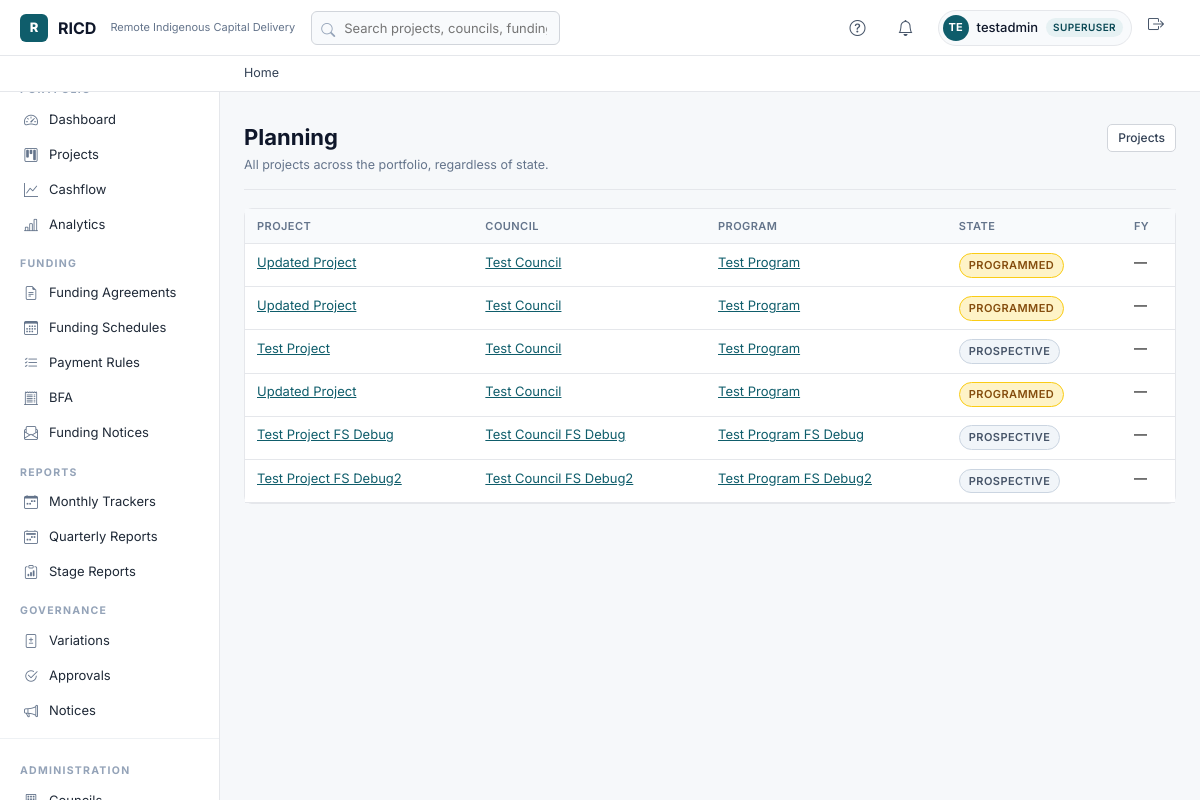
Screenshot of /planning/ (signed in) with the database file from the repository.
### apps/core/models/projects_models.py (models this page shows, shortened)
class Project(models.Model):
    class Type(models.TextChoices):
        DWELLING = 'DWELLING', 'Dwelling'
        LAND = 'LAND', 'Land'
    class State(models.TextChoices):
        PROSPECTIVE = 'PROS', 'Prospective'
        PROGRAMMED = 'PROG', 'Programmed'
        FUNDED = 'FUND', 'Funded'
        COMMENCED = 'COMM', 'Commenced'
        UNDER_CONSTRUCTION = 'UC', 'Under Construction'
        COMPLETED = 'COMP', 'Completed'
    class DwellingStatus(models.TextChoices):
        PROSPECTIVE = 'PROS', 'Prospective'
        PROGRAMMED = 'PROG', 'Programmed'
        FUNDED = 'FUND', 'Funded'
        COMMENCED = 'COMM', 'Commenced'
        WORKS_UNDERWAY = 'WU', 'Works Underway'
        COMPLETED = 'COMP', 'Completed'
    class StatusFlag(models.TextChoices):
        ON_TRACK = 'ON', 'On track'
        LATE = 'LA', 'Late'
        OVERDUE = 'OV', 'Overdue'
    council = models.ForeignKey('Council', related_name='projects', on_delete=models.CASCADE, db_index=True)
    program = models.ForeignKey('Program', related_name='projects', on_delete=models.CASCADE, db_index=True)
    project_type = models.CharField(max_length=10, choices=Type.choices, default=Type.DWELLING, db_index=True)
    name = models.CharField(max_length=255, db_index=True)
    funding_schedule = models.ForeignKey(
        'FundingSchedule',
        related_name='projects',
        on_delete=models.SET_NULL,
        null=True,
        blank=True,
        help_text="Funding schedule linked to this project"
    )
    financial_year = models.CharField(
        max_length=9,
        choices=FINANCIAL_YEAR_CHOICES,
        default='',
        blank=True,
        help_text="Expected financial year for funding (add later when funding confirmed)"
    )
    start_date = models.DateField(null=True, blank=True)
    funding_approval_date = models.DateField(null=True, blank=True, help_text="Date funding was approved")
    stage1_target_date = models.DateField(null=True, blank=True)
    stage2_target_date = models.DateField(null=True, blank=True)
    stage1_sunset_date = models.DateField(null=True, blank=True)
    stage2_sunset_date = models.DateField(null=True, blank=True)
    state = models.CharField(max_length=4, choices=State.choices, default=State.PROSPECTIVE, db_index=True)
    dwelling_status = models.CharField(
        max_length=4,
        choices=DwellingStatus.choices,
        default=None,
        null=True,
        blank=True,
        db_index=True
    )
    status_flag = models.CharField(max_length=2, choices=StatusFlag.choices, default=StatusFlag.ON_TRACK, db_index=True)
    land_parcels = models.ManyToManyField('LandTenure', related_name='projects', blank=True)
    parent_land_project = models.ForeignKey(
        'self',
        related_name='child_dwellings',
        on_delete=models.SET_NULL,
        null=True,
        blank=True,
        help_text="Link to parent LAND project this dwelling is built on (DWELLING only)"
    )
    development_application = models.ForeignKey(
        'DevelopmentApplication',
        related_name='primary_project',
        on_delete=models.SET_NULL,
        null=True,
        blank=True,
        help_text="Development application for land projects"
    )
    infra_water_assessment = models.TextField(
        blank=True,
        help_text="Is there sufficient water infrastructure? What is the connection capacity?"
    )
    infra_electricity_assessment = models.TextField(
        blank=True,
        help_text="Is there sufficient electricity infrastructure? What is the transformer capacity?"
    )
    infra_sewerage_assessment = models.TextField(
        blank=True,
        help_text="Is there sufficient sewerage infrastructure? What is the treatment capacity?"
    )
    infra_comments = models.TextField(blank=True)
    stage1_item_group = models.ForeignKey(
        'StageItemGroup',
        related_name='stage1_projects',
        on_delete=models.SET_NULL,
        null=True,
        blank=True,
        help_text="Template group of Stage 1 items for this project's stage report",
    )
    stage2_item_group = models.ForeignKey(
        'StageItemGroup',
        related_name='stage2_projects',
        on_delete=models.SET_NULL,
        null=True,
        blank=True,
        help_text="Template group of Stage 2 items for this project's stage report",
    )
    lease_signed_date = models.DateField(null=True, blank=True, help_text="Date lease was signed (only for non-registered housing providers)")
    principal_officer = models.ForeignKey(
        'auth.User',
        related_name='principal_projects',
        on_delete=models.SET_NULL,
        null=True,
        blank=True,
        help_text="RICD Principal Officer responsible for this project"
    )
    senior_officer = models.ForeignKey(
        'auth.User',
        related_name='senior_projects',
        on_delete=models.SET_NULL,
        null=True,
        blank=True,
        help_text="RICD Senior Officer with carriage of this project"
    )
    completion_date = models.DateField(null=True, blank=True)
    handover_checklist_link = models.URLField(blank=True)
    warranty_end_date = models.DateField(null=True, blank=True)
    created_at = models.DateTimeField(auto_now_add=True)
    updated_at = models.DateTimeField(auto_now=True)

### apps/core/models/councils_models.py (models this page shows, shortened)
class Council(models.Model):
    name = models.CharField(max_length=255, db_index=True)
    region = models.CharField(max_length=255, blank=True, db_index=True)
    state_electorate = models.CharField(max_length=100, blank=True, help_text="State Electorate (legacy free text)")
    federal_electorate = models.CharField(max_length=100, blank=True, help_text="Federal Electorate (legacy free text)")
    state_electorate_link = models.ForeignKey(
        'StateElectorate', related_name='councils',
        on_delete=models.SET_NULL, null=True, blank=True,
        help_text="State Electorate (linked)"
    )
    federal_electorate_link = models.ForeignKey(
        'FederalElectorate', related_name='councils',
        on_delete=models.SET_NULL, null=True, blank=True,
        help_text="Federal Electorate (linked)"
    )
    contact_email = models.EmailField(blank=True)
    contact_phone = models.CharField(max_length=50, blank=True)
    is_registered_housing_provider = models.BooleanField(default=False, db_index=True)
    default_principal_officer = models.ForeignKey(
        'auth.User',
        related_name='default_principal_councils',
        on_delete=models.SET_NULL,
        null=True,
        blank=True,
        help_text="Default Principal Officer applied to new projects for this council"
    )
    default_senior_officer = models.ForeignKey(
        'auth.User',
        related_name='default_senior_councils',
        on_delete=models.SET_NULL,
        null=True,
        blank=True,
        help_text="Default Senior Officer applied to new projects for this council"
    )
    rcpa_contact_name = models.CharField(max_length=255, blank=True, help_text="RCPA contact name")
    rcpa_contact_phone = models.CharField(max_length=50, blank=True, help_text="RCPA contact phone")
    rcpa_contact_email = models.EmailField(blank=True, help_text="RCPA contact email")
    created_at = models.DateTimeField(auto_now_add=True)
    updated_at = models.DateTimeField(auto_now=True)

### apps/core/models/programs_models.py (models this page shows, shortened)
class Program(models.Model):
    class FundingSource(models.TextChoices):
        COMMONWEALTH = 'COMMONWEALTH', 'Commonwealth Government'
        STATE = 'STATE', 'State Budget'
        COMMONWEALTH_STATE = 'COMMONWEALTH_STATE', 'Commonwealth & State Joint'
        OTHER = 'OTHER', 'Other'
    name = models.CharField(max_length=255, db_index=True)
    funding_source = models.CharField(max_length=20, choices=FundingSource.choices, blank=True, db_index=True)
    funding_source_other = models.CharField(max_length=255, blank=True, help_text="If 'Other' is selected")
    budget = models.DecimalField(max_digits=14, decimal_places=2, default=0, help_text="Total budget (use budgets below for year-specific)")
    gl_code = models.CharField(max_length=100, blank=True, db_index=True)
    business_case_reference = models.CharField(max_length=100, blank=True)
    description = models.TextField(blank=True)
    is_active = models.BooleanField(default=True, db_index=True)
    created_at = models.DateTimeField(auto_now_add=True)
    updated_at = models.DateTimeField(auto_now=True)

### apps/ui/views/planning_views.py (the view)
# urls.py: path('planning/', views.planning_views.planning_list, name='planning_list'),
@login_required
def planning_list(request):
    plans = Project.objects.select_related('council', 'program').all()
    return render(request, 'planning/planning_list.html', {'projects': plans})

### apps/core/context_processors.py (called while the page is built)
def ricd_user_context(request):
    if not request.user.is_authenticated:
        return {'is_fnc': False, 'is_council': False, 'is_manager': False, 'user_role_display': ''}
    role = getattr(getattr(request.user, 'profile', None), 'officer_role', None)
    is_council = role in COUNCIL_ROLES
    is_fnc = (role is not None and not is_council) or request.user.is_superuser
    is_manager = role in MANAGER_ROLES or request.user.is_superuser
    return {
        'user_role': role or '',
        'is_fnc': is_fnc,
        'is_council': is_council,
        'is_manager': is_manager,
        'user_role_display': ROLE_DISPLAY.get(role, '') if role else ('Superuser' if request.user.is_superuser else ''),
    }

### templates/planning/planning_list.html (shortened to what this page needs)
{% extends "base.html" %}
{% block content %}
<div class="pg-head">
  <div>
    <h1>Planning</h1>
    <div class="meta">All projects across the portfolio, regardless of state.</div>
  </div>
  <div class="actions">
    <a href="{% url 'ui:projects_list' %}" class="btn btn-outline-secondary btn-sm">Projects</a>
  </div>
</div>
<div class="card"><div class="card-body p-0">
<table class="table table-hover mb-0">
  <thead class="table-light">
    <tr><th>Project</th><th>Council</th><th>Program</th><th>State</th><th>FY</th></tr>
  </thead>
  <tbody>
  {% for p in projects %}
    <tr>
      <td><a href="{% url 'ui:project_detail' p.pk %}">{{ p.name }}</a></td>
      <td>{% if p.council %}<a href="{% url 'ui:council_detail' p.council.pk %}">{{ p.council.name }}</a>{% else %}&mdash;{% endif %}</td>
      <td>{% if p.program %}<a href="{% url 'ui:program_detail' p.program.pk %}">{{ p.program.name }}</a>{% else %}&mdash;{% endif %}</td>
      <td><span class="state-badge state-{{ p.state|lower }}">{{ p.get_state_display }}</span></td>
      <td>{{ p.financial_year|default:"&mdash;" }}</td>
    </tr>
  {% empty %}
    <tr><td colspan="5" class="text-center text-muted py-4">No projects yet.</td></tr>
  {% endfor %}
  </tbody>
</table>
</div></div>
{% endblock %}

### templates/base.html (shortened to what this page needs)
{% load static %}
<!DOCTYPE html>
<html lang="en">
<head>
  <link href="https://cdn.jsdelivr.net/npm/bootstrap@5.3.3/dist/css/bootstrap.min.css" rel="stylesheet">
  <link href="https://cdn.jsdelivr.net/npm/bootstrap-icons@1.11.3/font/bootstrap-icons.css" rel="stylesheet">
</head>
<body>
<nav class="ricd-navbar">
  <a href="{% url 'ui:dashboard' %}" class="brand">
    <div class="logo">R</div>
    <span>RICD</span>
    <span class="sub d-none d-md-inline">Remote Indigenous Capital Delivery</span>
  </a>
  <div class="search d-none d-lg-block">
    <i class="bi bi-search"></i>
    <input type="text" placeholder="Search projects, councils, funding schedules…">
  </div>
  <button class="icon-btn" title="Help"><i class="bi bi-question-circle"></i></button>
  <button class="icon-btn" title="Notifications"><i class="bi bi-bell"></i></button>
  {% if user.is_authenticated %}
    <div class="user-chip">
      <div class="avatar">{{ user.username|slice:":2"|upper }}</div>
      <span class="d-none d-md-inline" style="font-weight:500;">{{ user.get_full_name|default:user.username }}</span>
      <span class="role-pill">{{ user_role_display|default:user.username }}</span>
    </div>
  {% endif %}
  <a href="/accounts/logout/" class="icon-btn" title="Logout"><i class="bi bi-box-arrow-right"></i></a>
</nav>
<div class="ricd-breadcrumb">
  <a href="{% url 'ui:dashboard' %}">Home</a>
</div>
<aside class="ricd-sidebar">
  <div class="group-title">Portfolio</div>
  <a href="{% url 'ui:dashboard' %}" class="nav-item {% if active_nav == 'dashboard' %}active{% endif %}">
    <i class="bi bi-speedometer2"></i> Dashboard
  </a>
  <a href="{% url 'ui:projects_list' %}" class="nav-item {% if active_nav == 'projects' %}active{% endif %}">
    <i class="bi bi-kanban"></i> Projects
  </a>
  <a href="{% url 'ui:cashflow' %}" class="nav-item {% if active_nav == 'cashflow' %}active{% endif %}">
    <i class="bi bi-graph-up"></i> Cashflow
  </a>
  <a href="{% url 'ui:aggregate_outputs' %}" class="nav-item {% if active_nav == 'aggregate' %}active{% endif %}">
    <i class="bi bi-bar-chart-line"></i> Analytics
  </a>
  <div class="group-title">Funding</div>
  <a href="{% url 'ui:funding_agreement_list' %}" class="nav-item {% if active_nav == 'funding_agreements' %}active{% endif %}">
    <i class="bi bi-file-earmark-text"></i> Funding Agreements
  </a>
  <a href="{% url 'ui:funding_schedule_list' %}" class="nav-item {% if active_nav == 'funding_schedules' %}active{% endif %}">
    <i class="bi bi-calendar3"></i> Funding Schedules
  </a>
  <a href="{% url 'ui:payment_rule_list' %}" class="nav-item {% if active_nav == 'payment_rules' %}active{% endif %}">
    <i class="bi bi-list-check"></i> Payment Rules
  </a>
  <a href="{% url 'ui:bfa_global_list' %}" class="nav-item {% if active_nav == 'bfa' %}active{% endif %}">
    <i class="bi bi-receipt-cutoff"></i> BFA
  </a>
  <a href="{% url 'ui:funding_notice_list' %}" class="nav-item {% if active_nav == 'funding_notices' %}active{% endif %}">
    <i class="bi bi-envelope-paper"></i> Funding Notices
  </a>
  <div class="group-title">Reports</div>
  <a href="{% url 'ui:monthly_tracker_list' %}" class="nav-item {% if active_nav == 'monthly_trackers' %}active{% endif %}">
    <i class="bi bi-calendar-week"></i> Monthly Trackers
  </a>
  <a href="{% url 'ui:quarterly_report_global_list' %}" class="nav-item {% if active_nav == 'quarterly_reports' %}active{% endif %}">
    <i class="bi bi-calendar2-week"></i> Quarterly Reports
  </a>
  <a href="{% url 'ui:reports_dashboard' %}" class="nav-item {% if active_nav == 'stage_reports' %}active{% endif %}">
    <i class="bi bi-clipboard-data"></i> Stage Reports
  </a>
  <div class="group-title">Governance</div>
  <a href="{% url 'ui:variations_list' %}" class="nav-item {% if active_nav == 'variations' %}active{% endif %}">
    <i class="bi bi-file-diff"></i> Variations
  </a>
  <a href="{% url 'ui:approval_list' %}" class="nav-item {% if active_nav == 'approvals' %}active{% endif %}">
    <i class="bi bi-check2-circle"></i> Approvals
  </a>
  <a href="{% url 'ui:notice_list' %}" class="nav-item {% if active_nav == 'notices' %}active{% endif %}">
    <i class="bi bi-megaphone"></i> Notices
  </a>
  {% if user.is_authenticated and user.is_staff or user.is_superuser %}
  <div class="ricd-only-divider">
    <div class="group-title">Administration</div>
    <a href="{% url 'ui:council_list' %}" class="nav-item {% if active_nav == 'councils' %}active{% endif %}">
      <i class="bi bi-building"></i> Councils
    </a>
  </div>
  {% endif %}
</aside>
<main class="ricd-main">
  {% block content %}{% endblock %}
</main>
</body>
</html>

### rows the page displays
Project: name "Updated Project", council.name "Test Council", program.name "Test Program", state "PROGRAMMED", financial_year "—"
Project: name "Updated Project", council.name "Test Council", program.name "Test Program", state "PROGRAMMED", financial_year "—"
Project: name "Test Project", council.name "Test Council", program.name "Test Program", state "PROSPECTIVE", financial_year "—"
Project: name "Updated Project", council.name "Test Council", program.name "Test Program", state "PROGRAMMED", financial_year "—"
Project: name "Test Project FS Debug", council.name "Test Council FS Debug", program.name "Test Program FS Debug", state "PROSPECTIVE", financial_year "—"
Project: name "Test Project FS Debug2", council.name "Test Council FS Debug2", program.name "Test Program FS Debug2", state "PROSPECTIVE", financial_year "—"

### other values shown
{{ user.username|slice:":2"|upper }} "TE"
{{ user.get_full_name|default:user.username }} "testadmin"
{{ user_role_display|default:user.username }} "SUPERUSER"
